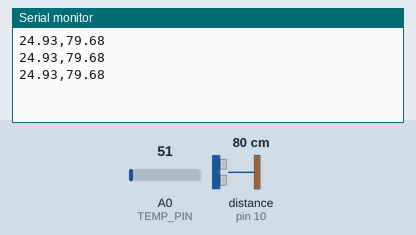
The sketch below on a simulated Arduino Uno, built with avr-gcc and run on an emulated ATmega328P. On the bench: the last lines printed to the serial monitor. Wiring (inferred from the names in the program): ultrasonic range finder: trigger pin 9; echo pin 10. The inputs (shaded band) are chosen by the test bench; at power-on: distance to the obstacle (sensor on pin 10) 80 cm, A0 (TEMP_PIN) = 51. The echo pulse lasts 58.3 µs per cm.

Above: at 1.3 s.
1.4 s: distance to the obstacle (sensor on pin 10) set to 2 cm
At 1.9 s:
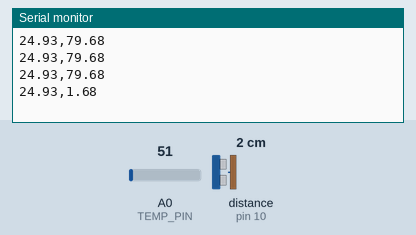
2.9 s: A0 (TEMP_PIN) set to 61
At 3.4 s:
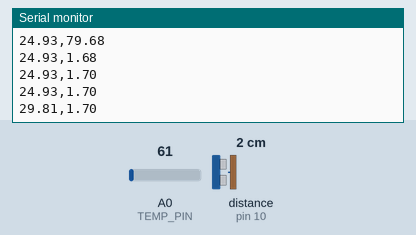
4.4 s: distance to the obstacle (sensor on pin 10) set to 4 cm
At 4.9 s:
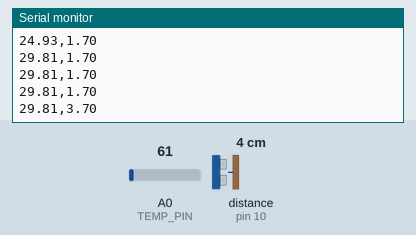
5.9 s: A0 (TEMP_PIN) set to 71
At 6.4 s:
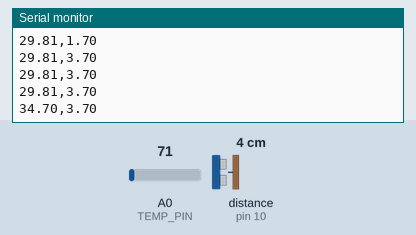
Timing chart, 0 to 8.4 s (numbered marks = the images above; inputs shaded):
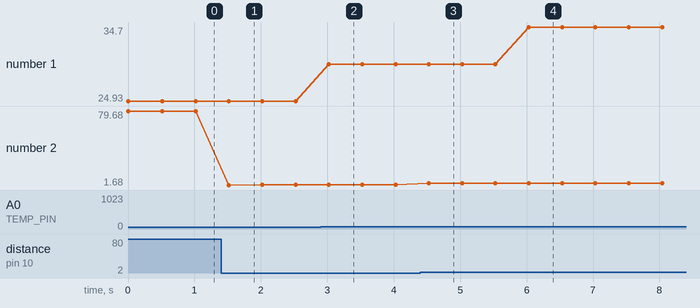

The sketch:

charles-law-sensor.ino
```cpp
/*
  샤를의 법칙 실험 - 온도 & 거리(기체 부피 비례값) 측정 스케치
  아화중학교 과학수업 · 1학년 6단원(기체의 성질)

  이 스케치를 아두이노 우노에 업로드한 뒤, charles-law-arduino.html 페이지에서
  "아두이노 연결하기" 버튼으로 USB 시리얼에 연결하면 실시간으로 값을 받아옵니다.

  [회로 연결]
    LM35 온도센서     OUT -> A0,  VCC -> 5V,  GND -> GND
    HC-SR04 초음파센서 TRIG -> 9,  ECHO -> 10, VCC -> 5V,  GND -> GND

  [동작]
    0.5초마다 "온도,거리" 형식의 한 줄을 시리얼로 출력합니다. (보드레이트 9600)
    예) 23.40,12.85

  ※ 서미스터를 대신 쓰고 싶다면 readTemperature() 함수만 전압분배 회로에 맞는
     공식으로 바꿔주면 됩니다. (저항 10kΩ과 직렬 연결, 베타값 계산식 필요)
*/

const int TEMP_PIN = A0;
const int TRIG_PIN = 9;
const int ECHO_PIN = 10;

void setup() {
  Serial.begin(9600);
  pinMode(TRIG_PIN, OUTPUT);
  pinMode(ECHO_PIN, INPUT);
}

float readTemperature() {
  int raw = analogRead(TEMP_PIN);
  float voltage = raw * (5.0 / 1023.0);
  float tempC = voltage * 100.0; // LM35: 10mV = 1도
  return tempC;
}

float readDistanceCm() {
  digitalWrite(TRIG_PIN, LOW);
  delayMicroseconds(2);
  digitalWrite(TRIG_PIN, HIGH);
  delayMicroseconds(10);
  digitalWrite(TRIG_PIN, LOW);

  long duration = pulseIn(ECHO_PIN, HIGH, 30000); // 최대 30ms 대기
  if (duration == 0) return -1; // 측정 실패
  return duration * 0.0343 / 2.0;
}

void loop() {
  float t = readTemperature();
  float d = readDistanceCm();

  Serial.print(t, 2);
  Serial.print(",");
  Serial.println(d, 2);

  delay(500);
}
```

Measured:
- after the input at 1.4 s, the serial monitor: prints a new line after 0.12 s (image 1)
- after the input at 2.9 s, the serial monitor: prints a new line after 0.12 s (image 2)
- after the input at 4.4 s, the serial monitor: prints a new line after 0.13 s (image 3)
- after the input at 5.9 s, the serial monitor: prints a new line after 0.13 s (image 4)
- plotted number 1: 24.93 → 29.81 after the input at 2.9 s, 29.81 → 34.7 after the input at 5.9 s
- plotted number 2: 79.68 → 1.7 after the input at 1.4 s, 1.7 → 3.7 after the input at 4.4 s
